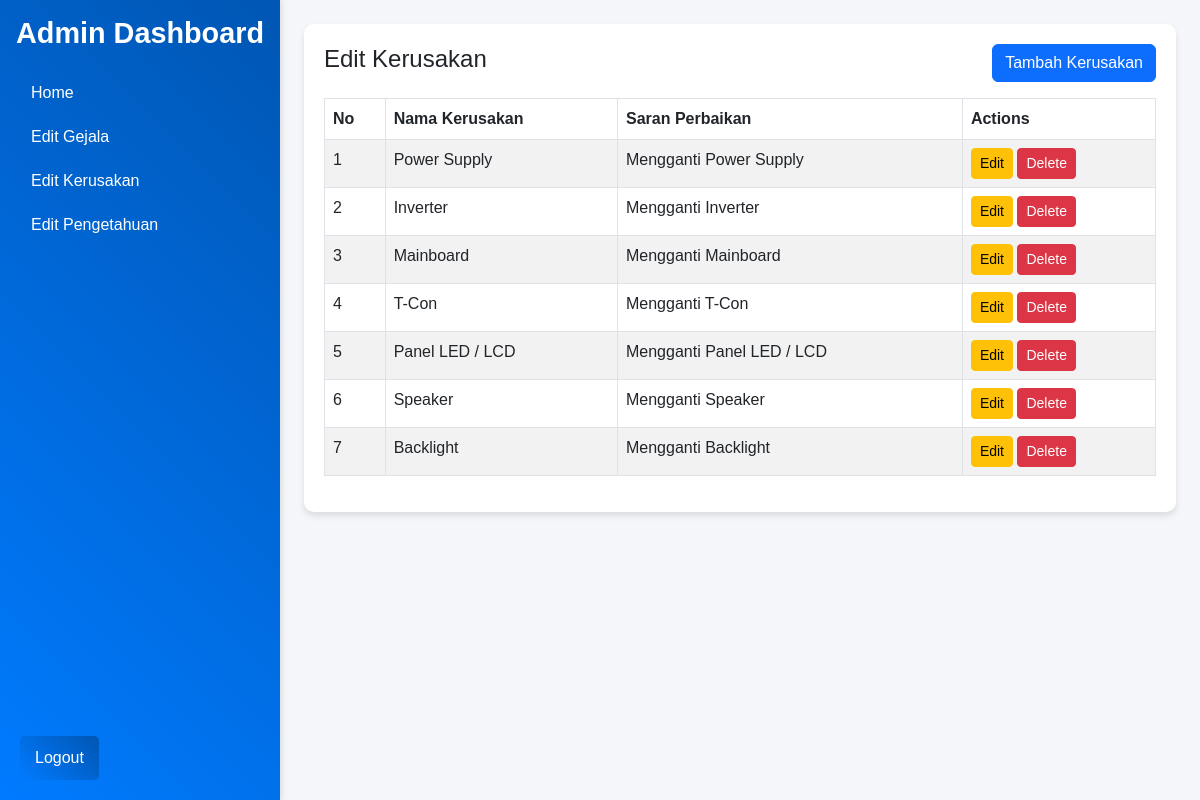
Screenshot of /edit_kerusakan.php (signed in) with the database file from the repository.
### tables this page shows
CREATE TABLE `kerusakan` (
  `ID_KERUSAKAN` int(11) NOT NULL,
  `NAMA_KERUSAKAN` text DEFAULT NULL,
  `SARAN_PERBAIKAN` text DEFAULT NULL
);

### edit_kerusakan.php (the view, shortened to what this page needs)
<?php
include 'koneksi.php';
?>
<!DOCTYPE html>
<html lang="en">
<head>
  <link rel="stylesheet" href="https://cdn.jsdelivr.net/npm/bootstrap@5.3.0/dist/css/bootstrap.min.css">
</head>
<body>
<div class="d-flex vh-100 flex-column flex-md-row">
  <nav class="sidebar p-3 flex-shrink-0" id="sidebar">
    <h1>Admin Dashboard</h1>
    <ul class="nav flex-column mt-3">
      <li class="nav-item"><a class="nav-link text-white" href="dashboard_admin.php">Home</a></li>
      <li class="nav-item"><a class="nav-link text-white" href="edit_gejala.php">Edit Gejala</a></li>
      <li class="nav-item"><a class="nav-link text-white" href="edit_kerusakan.php">Edit Kerusakan</a></li>
      <li class="nav-item"><a class="nav-link text-white" href="edit_pengetahuan.php">Edit Pengetahuan</a></li>
    </ul>
    <form action="logout.php" method="POST" style="display: inline;">
      <button type="submit" class="logout-btn">Logout</button>
    </form>
  </nav>
  <main class="flex-grow-1 p-4">
    <section class="main-content mb-4">
      <div class="d-flex justify-content-between align-items-center mb-3">
        <h2 class="h4">Edit Kerusakan</h2>
        <button type="button" class="btn btn-primary" data-bs-toggle="modal" data-bs-target="#addKerusakanModal">
          Tambah Kerusakan
        </button>
      </div>
      <?php
      $limit = 10;
      $page = isset($_GET['page']) ? (int)$_GET['page'] : 1;
      $offset = ($page - 1) * $limit;
      ?>
      <div class="table-responsive">
        <table class="table table-bordered table-striped table-hover">
          <thead class="bg-primary text-white">
            <tr>
              <th>No</th>
              <th>Nama Kerusakan</th>
              <th>Saran Perbaikan</th>
              <th>Actions</th>
            </tr>
          </thead>
          <tbody>
            <?php
            $query = "SELECT * FROM kerusakan";
            $result = mysqli_query($conn, $query);
            $no = 1 + $offset;
            while ($row = mysqli_fetch_assoc($result)) {
              if (isset($_GET['edit']) && $_GET['edit'] == $row['ID_KERUSAKAN']) {
                echo "<tr>";
                echo "<form method='POST'>";
                echo "<td>" . $no++ . "</td>";
                echo "<td><input type='text' name='NAMA_KERUSAKAN' value='" . htmlspecialchars($row['NAMA_KERUSAKAN']) . "' class='form-control'></td>";
                echo "<td><input type='text' name='SARAN_PERBAIKAN' value='" . htmlspecialchars($row['SARAN_PERBAIKAN']) . "' class='form-control'></td>";
                echo "<td>
                  <input type='hidden' name='ID_KERUSAKAN' value='" . $row['ID_KERUSAKAN'] . "'>
                  <input type='hidden' name='action' value='update'>
                  <button type='submit' class='btn btn-success btn-sm'>Save</button>
                  <a href='edit_kerusakan.php' class='btn btn-secondary btn-sm'>Cancel</a>
                </td>";
                echo "</form>";
                echo "</tr>";
              } else {
                echo "<tr>";
                echo "<td>" . $no++ . "</td>";
                echo "<td>" . htmlspecialchars($row['NAMA_KERUSAKAN']) . "</td>";
                echo "<td>" . htmlspecialchars($row['SARAN_PERBAIKAN']) . "</td>";
                echo "<td>
                  <a href='edit_kerusakan.php?edit=" . $row['ID_KERUSAKAN'] . "' class='btn btn-warning btn-sm'>Edit</a>
                  <form method='POST' style='display:inline;' onsubmit='return confirm(\"Are you sure you want to delete this data?\");'>
                    <input type='hidden' name='ID_KERUSAKAN' value='" . $row['ID_KERUSAKAN'] . "'>
                    <input type='hidden' name='action' value='delete'>
                    <button type='submit' class='btn btn-danger btn-sm'>Delete</button>
                  </form>
                </td>";
                echo "</tr>";
              }
            }
            ?>
          </tbody>
        </table>
      </div>
    </section>
  </main>
</div>
</body>
</html>

### edit_kerusakan.php (style rules this page uses)
body, html { height: 100%; margin: 0; font-family: 'Arial', sans-serif; background: #f4f6f9; }
.vh-100 { height: 100vh !important; }
.sidebar { min-height: 100vh; background: linear-gradient(45deg, #007bff, #0056b3); color: white; position: relative; box-shadow: 2px 0 5px rgba(0, 0, 0, 0.1); }
.sidebar h1 { font-size: 1.8rem; font-weight: bold; text-align: center; margin-bottom: 20px; }
.sidebar .nav-link { font-size: 1rem; padding: 10px 15px; border-radius: 5px; transition: background 0.3s, color 0.3s; }
.sidebar .logout-btn { font-size: 1rem; margin-top: auto; padding: 10px 15px; background: linear-gradient(45deg, #007bff, #0056b3); border: none; border-radius: 5px; transition: background 0.3s, transform 0.2s; position: absolute; bottom: 20px; left: 20px; color: white; }
.main-content { background-color: #fff; border-radius: 10px; padding: 20px; box-shadow: 0 4px 6px rgba(0,0,0,0.1); margin-bottom: 20px; }

### rows the page displays
kerusakan: NAMA_KERUSAKAN "Power Supply", SARAN_PERBAIKAN "Mengganti Power Supply"
kerusakan: NAMA_KERUSAKAN "Inverter", SARAN_PERBAIKAN "Mengganti Inverter"
kerusakan: NAMA_KERUSAKAN "Mainboard", SARAN_PERBAIKAN "Mengganti Mainboard"
kerusakan: NAMA_KERUSAKAN "T-Con", SARAN_PERBAIKAN "Mengganti T-Con"
kerusakan: NAMA_KERUSAKAN "Panel LED / LCD", SARAN_PERBAIKAN "Mengganti Panel LED / LCD"
kerusakan: NAMA_KERUSAKAN "Speaker", SARAN_PERBAIKAN "Mengganti Speaker"
kerusakan: NAMA_KERUSAKAN "Backlight", SARAN_PERBAIKAN "Mengganti Backlight"
